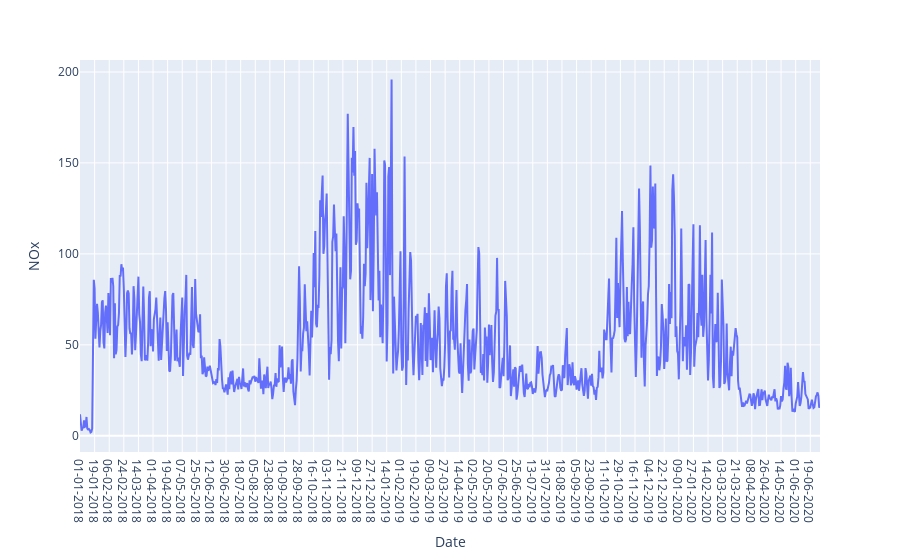

This figure's notebook cell:
### Code cell
fig = px.line(data, x="Date", y="NOx")
fig.show()

### Figure 1 — Plotly figure (JSON) as saved in the notebook; plotly's stock layout.template omitted (floating-point values rounded to 4 significant figures; data arrays with more than 128 entries replaced by an {"elided": "..."} marker saying what was removed)
{"data": [{"hovertemplate": "Date=%{x}<br>NOx=%{y}<extra></extra>", "legendgroup": "", "line": {"color": "#636efa", "dash": "solid"}, "mode": "lines", "name": "", "orientation": "v", "showlegend": false, "type": "scatter", "x": {"elided": "913 str values"}, "xaxis": "x", "y": {"elided": "913 float values"}, "yaxis": "y"}], "layout": {"legend": {"tracegroupgap": 0}, "margin": {"t": 60}, "xaxis": {"anchor": "y", "domain": [0, 1], "title": {"text": "Date"}}, "yaxis": {"anchor": "x", "domain": [0, 1], "title": {"text": "NOx"}}}}
